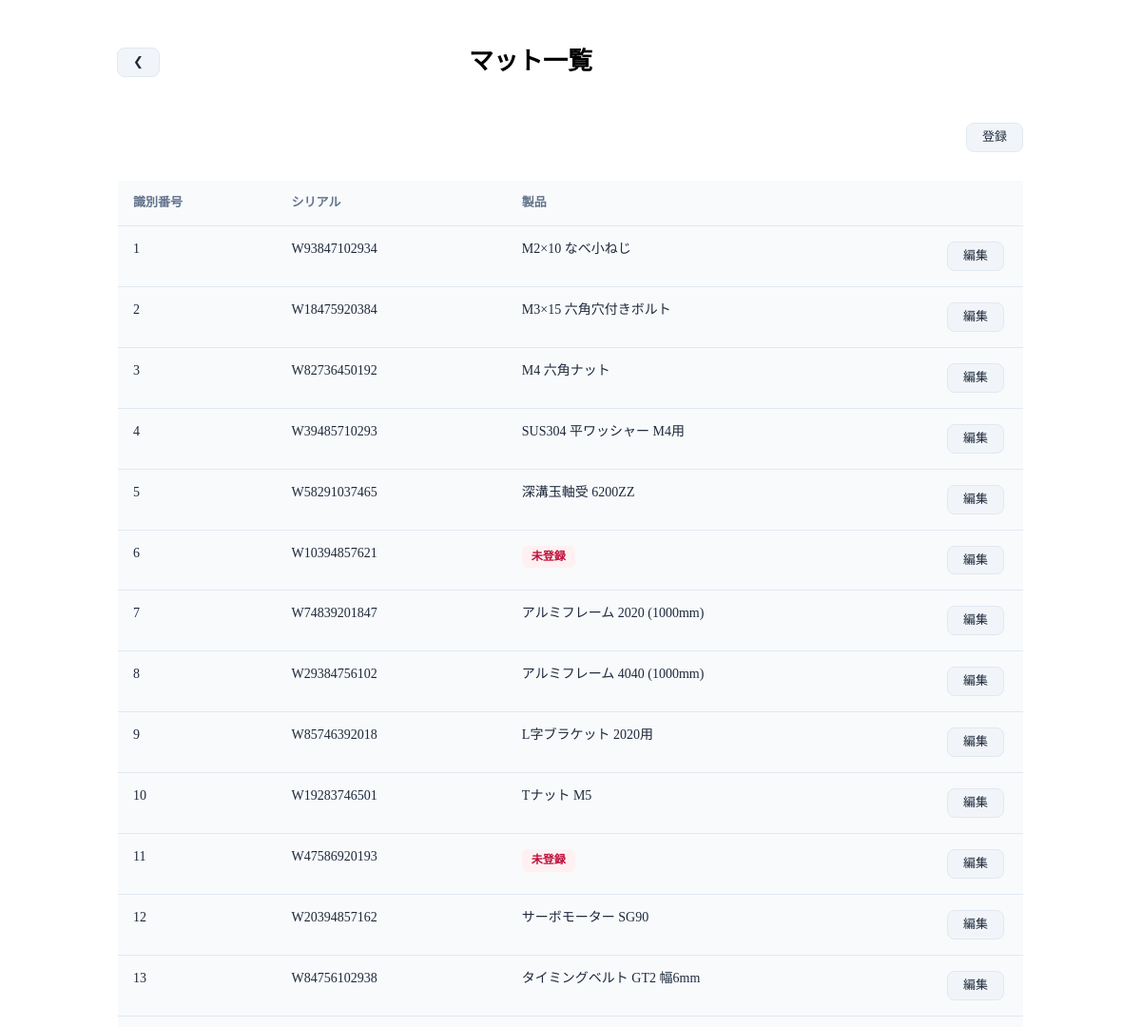
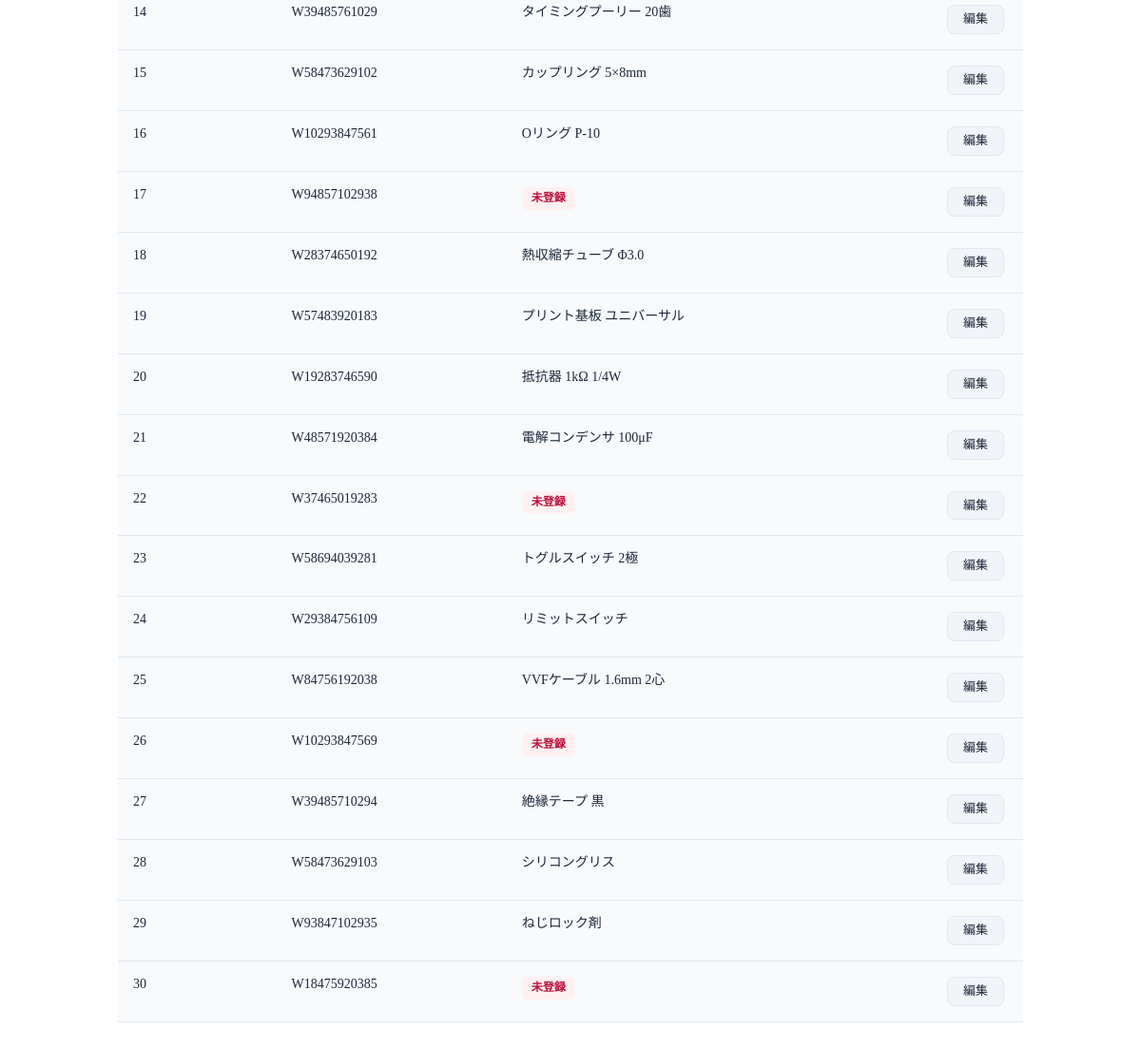
Page /mat.php (signed in) on the committed database (2 pictures, top to bottom).
### tables this page shows
CREATE TABLE possess_mat (
    mat_id INT AUTO_INCREMENT PRIMARY KEY,
    serial_id CHAR(12) NOT NULL UNIQUE,
    identification_id INT NOT NULL UNIQUE,
    stock_id INT,  
    mat_spec_id INT NOT NULL,
    FOREIGN KEY (stock_id) REFERENCES inventory(stock_id),
    FOREIGN KEY (mat_spec_id) REFERENCES mat_specification(mat_spec_id)
);

CREATE TABLE inventory (
    stock_id INT AUTO_INCREMENT PRIMARY KEY,
    category_id INT NOT NULL,
    stock_name VARCHAR(100) NOT NULL,
    amount INT NOT NULL,
    border_line INT NOT NULL,
    weight DECIMAL(10,3) NOT NULL,
    container_weight DECIMAL(10,3) NOT NULL,
    img VARCHAR(255) NOT NULL,
    FOREIGN KEY (category_id) REFERENCES category(category_id)
);

### mat.php (the view, shortened to what this page needs)
<?php require "header.php"; ?>
<?php require "config/database.php"; ?>
<main class="page-container mat-list-page">
<div class="hd">
<button type="button" class="b mat-edit-button back-button" style="margin-left:23px" onclick="location.href='menu.php'">❮</button>    <h1>マット一覧</h1>
</div>
<section class="card mat-list-card">
            <div class="mat-list-footer">
        <button type="button" class="mat-edit-button" style="margin-bottom: 30px;" onclick="location.href='mat-add.php'">
            登録
        </button>
    </div>
    <div class="mat-table-wrapper">
        <table class="mat-table">
            <thead>
                <tr>
                    <th>識別番号</th>
                    <th>シリアル</th>
                    <th>製品</th>
                    <th class="mat-action-column"></th>
                </tr>
            </thead>
            <tbody>
                <?php
                $sql = $pdo->query("
                    SELECT *
                    FROM possess_mat AS pm
                    LEFT JOIN inventory AS i
                    ON pm.stock_id = i.stock_id
                ");
                foreach ($sql as $row) {
                    $identificationId = $row['identification_id'];
                    $serialId = $row['serial_id'];
                    $stockName = $row['stock_name'];
                    $matId = (int)$row['mat_id'];
                ?>
                    <tr>
                        <td>
                            <?= $identificationId ?>
                        </td>
                        <td>
                            <?= htmlspecialchars((string)$serialId, ENT_QUOTES, 'UTF-8') ?>
                        </td>
                        <td>
                            <?php if (!empty($stockName)) { ?>
                                <?= htmlspecialchars((string)$stockName, ENT_QUOTES, 'UTF-8') ?>
                            <?php } else { ?>
                                <span class="mat-unlinked">未登録</span>
                            <?php } ?>
                        </td>
                        <td class="mat-action-column">
                            <a
                                class="b mat-edit-button"
                                href="mat-edit.php?id=<?= $matId ?>"
                            >編集</a>
                        </td>
                    </tr>
                <?php } ?>
            </tbody>
        </table>
    </div>
</section>

### css/destyle.css (style rules this page uses)
html { line-height: 1.15; -webkit-text-size-adjust: 100%; -webkit-tap-highlight-color: transparent; }
body { margin: 0; }
main { display: block; }
p, table, blockquote, address, pre, iframe, form, figure, dl { margin: 0; }
h1, h2, h3, h4, h5, h6 { font-size: inherit; font-weight: inherit; margin: 0; }
a { background-color: transparent; text-decoration: none; color: inherit; }
button, input, optgroup, select, textarea { -webkit-appearance: none; appearance: none; vertical-align: middle; color: inherit; font: inherit; background: transparent; padding: 0; margin: 0; border-radius: 0; text-align: inherit; text-transform: inherit; }
button, [type="button"], [type="reset"], [type="submit"] { cursor: pointer; }
table { border-color: inherit; border-collapse: collapse; }
td, th { vertical-align: top; padding: 0; }
th { text-align: left; font-weight: bold; }

### css/style.css (style rules this page uses)
.page-container { width: min(100% - 32px, 1000px); margin: 50px auto 16px; }
.hd { display: flex; gap: 325px; }
.mat-list-page .hd { margin-bottom: 12px; text-align: center; }
.mat-list-page .hd h1 { margin: 0; font-size: 26px; font-weight: 700; }
.mat-list-card { padding: 24px; border-radius: 16px; overflow: hidden; }
.mat-table-wrapper { width: 100%; overflow-x: auto; }
.mat-table { width: 100%; border-collapse: collapse; text-align: left; }
.mat-table th, .mat-table td { padding: 16px; border-bottom: 1px solid var(--bd, #e2e8f0); }
.mat-table th { background: var(--bg, #f8fafc); color: var(--mu, #64748b); font-size: 13px; font-weight: 600; white-space: nowrap; }
.mat-table td { color: var(--tx, #1e293b); font-size: 14px; }
.mat-table tbody tr { background: var(--bg, #f8fafc); }
.mat-action-column { width: 100px; text-align: center !important; white-space: nowrap; }
.mat-edit-button { display: inline-block; padding: 7px 16px; border: 1px solid var(--bd, #e2e8f0); border-radius: 8px; color: var(--tx, #1e293b); text-decoration: none; font-size: 13px; cursor: pointer; background: var(--bg, #f1f5f9); }
.mat-unlinked { display: inline-block; padding: 5px 10px; border-radius: 6px; background: #fff1f2; color: #be123c; font-size: 12px; font-weight: 600; }
.mat-list-footer { display: flex; justify-content: flex-end; margin-top: 12px; }

### rows in the picture
possess_mat: identification "1", serial "W93847102934", stock.stock_name "M2×10 なべ小ねじ"
possess_mat: identification "2", serial "W18475920384", stock.stock_name "M3×15 六角穴付きボルト"
possess_mat: identification "3", serial "W82736450192", stock.stock_name "M4 六角ナット"
possess_mat: identification "4", serial "W39485710293", stock.stock_name "SUS304 平ワッシャー M4用"
possess_mat: identification "5", serial "W58291037465", stock.stock_name "深溝玉軸受 6200ZZ"
possess_mat: identification "6", serial "W10394857621", shows "未登録"
possess_mat: identification "7", serial "W74839201847", stock.stock_name "アルミフレーム 2020 (1000mm)"
possess_mat: identification "8", serial "W29384756102", stock.stock_name "アルミフレーム 4040 (1000mm)"
possess_mat: identification "9", serial "W85746392018", stock.stock_name "L字ブラケット 2020用"
possess_mat: identification "10", serial "W19283746501", stock.stock_name "Tナット M5"
possess_mat: identification "11", serial "W47586920193", shows "未登録"
possess_mat: identification "12", serial "W20394857162", stock.stock_name "サーボモーター SG90"
possess_mat: identification "13", serial "W84756102938", stock.stock_name "タイミングベルト GT2 幅6mm"
possess_mat: identification "14", serial "W39485761029", stock.stock_name "タイミングプーリー 20歯"
possess_mat: identification "15", serial "W58473629102", stock.stock_name "カップリング 5×8mm"
possess_mat: identification "16", serial "W10293847561", stock.stock_name "Oリング P-10"
possess_mat: identification "17", serial "W94857102938", shows "未登録"
possess_mat: identification "18", serial "W28374650192", stock.stock_name "熱収縮チューブ Φ3.0"
possess_mat: identification "19", serial "W57483920183", stock.stock_name "プリント基板 ユニバーサル"
possess_mat: identification "20", serial "W19283746590", stock.stock_name "抵抗器 1kΩ 1/4W"
possess_mat: identification "21", serial "W48571920384", stock.stock_name "電解コンデンサ 100μF"
possess_mat: identification "22", serial "W37465019283", shows "未登録"
possess_mat: identification "23", serial "W58694039281", stock.stock_name "トグルスイッチ 2極"
possess_mat: identification "24", serial "W29384756109", stock.stock_name "リミットスイッチ"
possess_mat: identification "25", serial "W84756192038", stock.stock_name "VVFケーブル 1.6mm 2心"
possess_mat: identification "26", serial "W10293847569", shows "未登録"
possess_mat: identification "27", serial "W39485710294", stock.stock_name "絶縁テープ 黒"
possess_mat: identification "28", serial "W58473629103", stock.stock_name "シリコングリス"
possess_mat: identification "29", serial "W93847102935", stock.stock_name "ねじロック剤"
possess_mat: identification "30", serial "W18475920385", shows "未登録"
